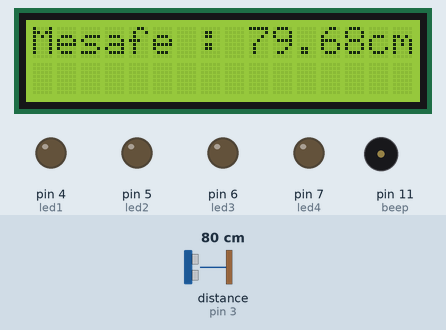
Recording of a sketch running on a simulated Arduino Uno, built with avr-gcc and run on an emulated ATmega328P. Shown: 16×2 character LCD, output pins drawn as LEDs (lit = HIGH), buzzer (waves = sounding). Wiring (inferred from the names in the program): ultrasonic range finder: trigger pin 2; echo pin 3. The inputs (shaded band) are chosen by the test bench; at power-on: distance to the obstacle (sensor on pin 3) 80 cm. The echo pulse lasts 58.3 µs per cm; pins used as bus, display or sensor lines are not drawn; what the sketch prints to the serial monitor is not drawn.

Above: at 1.2 s.
1.3 s: distance to the obstacle (sensor on pin 3) set to 9 cm
At 1.59 s:
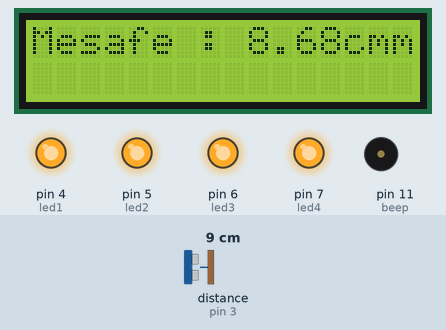
3.0 s: distance to the obstacle (sensor on pin 3) set to 12 cm
At 3.3 s:
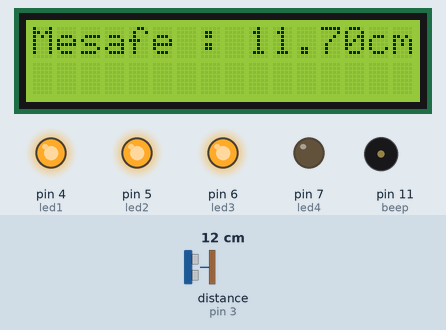
4.7 s: distance to the obstacle (sensor on pin 3) set to 2 cm
At 5.6 s:
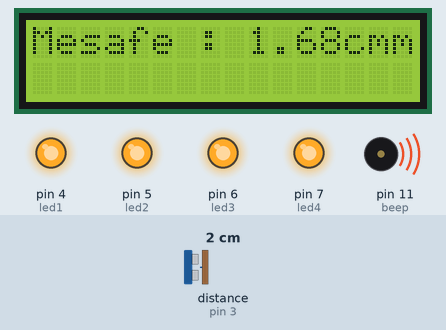
6.2 s: distance to the obstacle (sensor on pin 3) set to 35 cm
At 6.62 s:
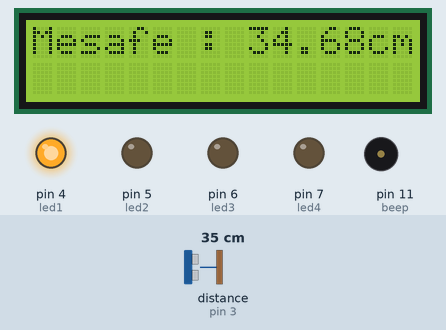
8.2 s: distance to the obstacle (sensor on pin 3) set to 7 cm
At 8.67 s:
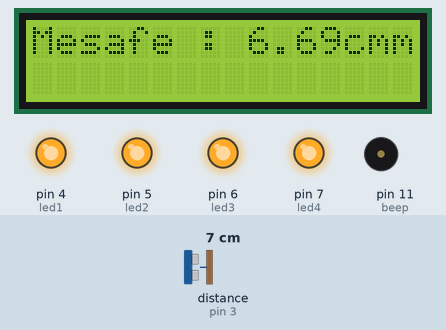
9.9 s: distance to the obstacle (sensor on pin 3) set to 23 cm
At 10.36 s:
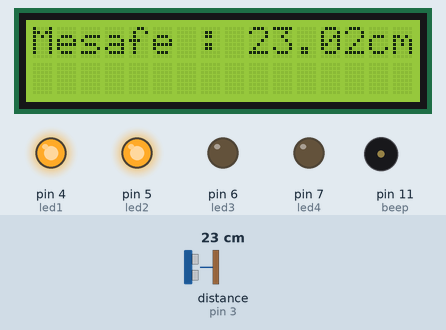
Timing chart, 0 to 12.9 s (numbered marks = the images above; inputs shaded):
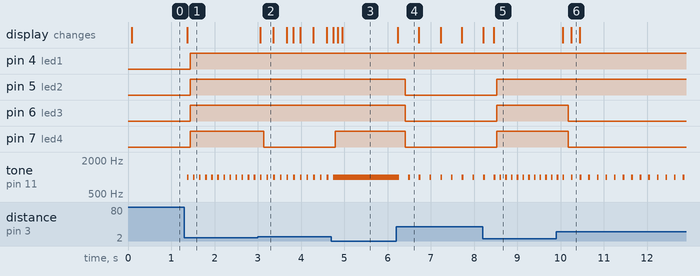

The sketch:

sketch_mar3c_copy_20240303214839.ino
```cpp
#include <LiquidCrystal_I2C.h>
#define trigger      2
#define  echo         3
#define led1 4
#define led2 5
#define led3 6
#define led4 7
#define beep        11
#define beep_basla 50
#define min_mesafe  5

LiquidCrystal_I2C lcd(0x27,16,2);


#define c 0.0343


long tempo;
float mesafe;

void setup() {

  lcd.init();
  lcd.backlight();
  pinMode(trigger, OUTPUT);
  pinMode(echo,  INPUT);
  pinMode(beep, OUTPUT);
  pinMode(led1, OUTPUT);
  pinMode(led2, OUTPUT);
  pinMode(led3, OUTPUT);
  pinMode(led4, OUTPUT);


  Serial.begin(9600);
}

void loop() {


  digitalWrite(trigger, LOW);
  delayMicroseconds(5);


  digitalWrite(trigger,  HIGH);
  delayMicroseconds(10);
  digitalWrite(trigger, LOW);


  tempo =  pulseIn(echo, HIGH) ;

  mesafe  = (tempo/2) * c;


  Serial.println("Mesafe  = " + String(mesafe, 1) + " cm");
  lcd.setCursor(0,0);
  lcd.print("Mesafe : ");
  lcd.print(mesafe);
  lcd.print("cm");


  if (mesafe < beep_basla) {

    tone(beep, 1000);
    delay(40);

    if (mesafe > min_mesafe)  {
      noTone(beep);
      delay(mesafe * 4);
    }
  }
  if(mesafe<=10)
  {
    digitalWrite(led1,HIGH);
    digitalWrite(led2,HIGH);
    digitalWrite(led3,HIGH);
    digitalWrite(led4,HIGH);

  }
  else if(mesafe<=20)
  {
    digitalWrite(led1,HIGH);
    digitalWrite(led2,HIGH);
    digitalWrite(led3,HIGH);
    digitalWrite(led4,LOW);
  }
  else if(mesafe<=30)
  {
    digitalWrite(led1,HIGH);
    digitalWrite(led2,HIGH);
    digitalWrite(led3,LOW);
    digitalWrite(led4,LOW);
  }
  else if(mesafe<=40)
  {
    digitalWrite(led1,HIGH);
    digitalWrite(led2,LOW);
    digitalWrite(led3,LOW);
    digitalWrite(led4,LOW);
  }
  else
  {
    digitalWrite(led1,LOW);
    digitalWrite(led2,LOW);
    digitalWrite(led3,LOW);
    digitalWrite(led4,LOW);
  }


  delay(50);
}
```

Measured:
- the behaviour switches between 10 and 11 cm on distance to the obstacle (sensor on pin 3) (found by bisection; images 1 and 2)
- after the input at 1.3 s, pin 4 (led1), pin 5 (led2), pin 6 (led3), pin 7 (led4): LOW → HIGH after 0.14 s; tone on pin 11 (beep): alternates 1000 Hz for 0.04 s and silent for 0.10 s, starting after 0.07 s; the display: changes after 0.07 s (image 1)
- after the input at 3.0 s, pin 7 (led4): HIGH → LOW after 0.14 s; the display: changes after 0.05 s (image 2)
- after the input at 4.7 s, pin 7 (led4): LOW → HIGH after 0.09 s; tone on pin 11 (beep): goes on until 4.7 s, then stays 1000 Hz; the display: changes after 0.05 s (image 3)
- after the input at 6.2 s, pin 5 (led2), pin 6 (led3), pin 7 (led4): HIGH → LOW after 0.21 s; tone on pin 11 (beep): alternates 1000 Hz for 0.04 s and silent for 0.21 s, starting after 0.07 s; the display: changes at once (image 4)
- after the input at 8.2 s, pin 5 (led2), pin 6 (led3), pin 7 (led4): LOW → HIGH after 0.33 s; the display: first differs from a run without the input after 0.26 s (image 5)
- after the input at 9.9 s, pin 6 (led3), pin 7 (led4): HIGH → LOW after 0.28 s; the display: first changes after 0.15 s (image 6 shows a later state)
